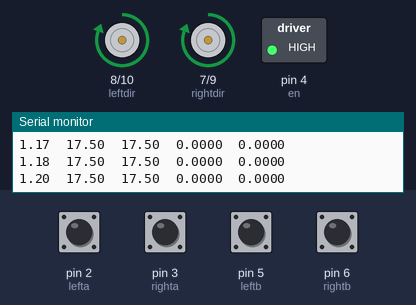
Recording of a sketch running on a simulated Arduino Uno, built with avr-gcc and run on an emulated ATmega328P. Shown: direction and speed pins drawn as motors (green arrow = direction pin HIGH = forward, orange = LOW = backward, longer = more drive), switched loads named in the sketch (green lamp = pin HIGH), the last lines printed to the serial monitor. The test bench sets the inputs (shaded band); at power-on: pin 2 (lefta), pin 3 (righta), pin 5 (leftb), pin 6 (rightb) HIGH.

Above: at 1.2 s.
1.3 s: pin 2 (lefta) pulled LOW for 3.2 s
6.0 s: pin 3 (righta) pulled LOW for 1 s
At 7.3 s:
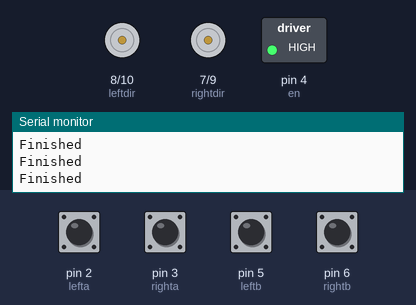
8.5 s: pin 2 (lefta) pulled LOW for 0.15 s
At 9.4 s:
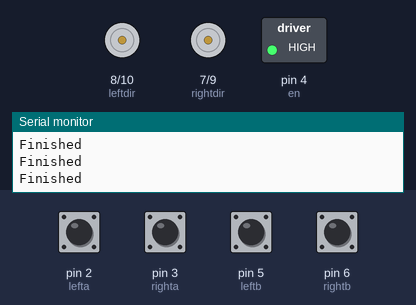
10.1 s: pin 3 (righta) pulled LOW for 0.15 s
At 10.5 s:
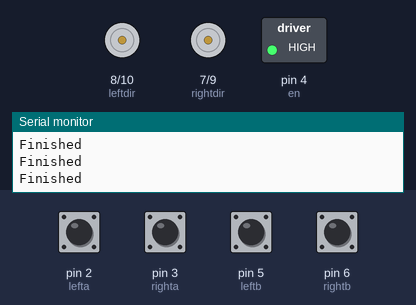
11.7 s: pin 2 (lefta) driven LOW and pin 3 (righta) driven LOW
At 12.0 s:
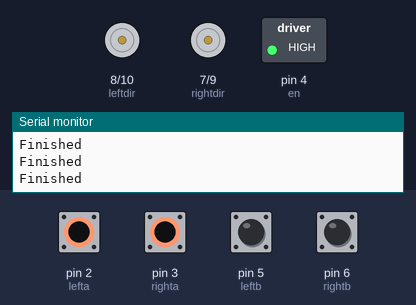
13.2 s: pin 2 (lefta) driven HIGH
At 14.2 s:
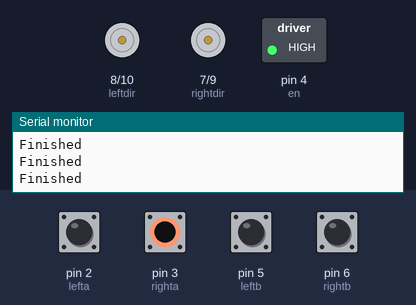
Timing chart, 0 to 15.7 s (numbered marks = the images above; inputs shaded):
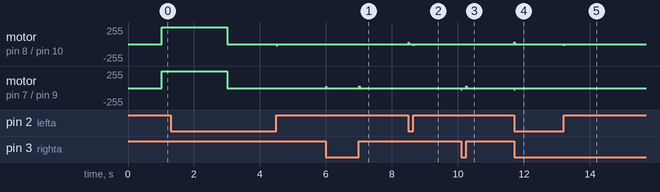

The sketch:

SEED_outputs_velocity.ino
```cpp
// SEED_outputs_velocity
// Ian Keeffe and Yoon Seok Lee

// motor on power switch side of the device called right and other side left
// make the motor go forward make
// 7 (right) HIGH and pwm 9
// 8 (left) HIGH and pwm 10
// Motor control Arduino code with porportional controller and velocity output
// output is in tab seperated value format

# define pi 3.14159265358979323846264338327950288


// this is used to read the position of the left motor
int leftthisA;
int leftthisB;
int leftlastA;
int leftlastB;
int leftlast;
int leftcurrent;
long leftcount;
// volatile needed so that when interupt updates leftrad it gets updated in main code
volatile float leftrad = 0;

// this is used to read the position of the right motor
int rightthisA;
int rightthisB;
int rightlastA;
int rightlastB;
int rightlast;
int rightcurrent;
long rightcount;
// volatile needed so that when interupt updates rightrad it gets updated in main code
volatile float rightrad = 0;

// enables motor driver
int en = 4;

// this is the pin numbers for the left motor
int leftdir = 8;
int leftpwmpin = 10;
int lefta = 2;
int leftb = 5;

// this is the pin numbers for the right motor
int rightdir = 7;
int rightpwmpin = 9;
int righta = 3;
int rightb = 6;

// this is a constant for calculating the pid control max avail voltage
float battery_voltage = 7.0;

// this is for calculating the velocity and change in position of the motors
float rightpriorpos = 0;
float leftpriorpos = 0;
// these had to be initalized in the main loop for some reason
float rightv = 0;
float leftv = 0;
// for time step calculating velocity
float vDelta = 0;

// this is for controlling the amount of time it waits in the loop and other time control
// found that with desired_Ts_ms < 5 it can be unpredictable
long last_time_ms;
long start_time_ms;
long desired_Ts_ms = 10;

// this is our porpotional controller gain
float kp = 3.5;

// these are used for the left porpotional controller
float lefterror;
float leftdesired_speed = 0;
float leftvoltage;
unsigned int leftpwm;

// these are used for the right porpotional controller
float righterror;
float rightdesired_speed = 0;
float rightvoltage;
unsigned int rightpwm;


void setup() {
  // initalizes pins

  pinMode(en, OUTPUT);

  pinMode(leftdir, OUTPUT);
  pinMode(leftpwm, OUTPUT);
  pinMode(lefta, INPUT_PULLUP);
  pinMode(leftb, INPUT_PULLUP);
  // attaches interrupt to lefta pin for reading position
  attachInterrupt(digitalPinToInterrupt(lefta), leftpos, CHANGE);

  pinMode(rightdir, OUTPUT);
  pinMode(rightpwm, OUTPUT);
  pinMode(righta, INPUT_PULLUP);
  pinMode(rightb, INPUT_PULLUP);
  // attaches interrupt to righta pin for reading position
  attachInterrupt(digitalPinToInterrupt(righta), rightpos, CHANGE);

  // Enable pin
  digitalWrite(en, HIGH);
  // Make left side go forward
  digitalWrite(leftdir, HIGH);
  // Make right side go forward
  digitalWrite(rightdir, HIGH);


  // initalizes serial connection and time
  Serial.begin(115200); // Set the baud rate fast so that we can display the results
  start_time_ms = millis();
  start_time_ms = last_time_ms;
  Serial.println("Ready!");

}


// main loop
void loop() {
  // sets the motors to spin at 1 rad/s from time 1 to 3
  if (millis() >= start_time_ms + 1000) {
    leftdesired_speed = 5;
    rightdesired_speed = 5;
  }
  if (millis() >= start_time_ms + 3000) {
    leftdesired_speed = 0;
    rightdesired_speed = 0;
  }

  // waits a set amount of time
  while (millis()<last_time_ms + desired_Ts_ms) {
    //wait until desired time passes to go top of the loop
  }
  last_time_ms = millis();


  // calculates the velocity of the right and left motors
  rightv = (float)(rightrad - rightpriorpos) / ((float)(millis() - vDelta) / 1000.0);
  leftv = (float)(leftrad - leftpriorpos) / ((float)(millis() - vDelta) / 1000.0);
  // resets variables used in calculation
  vDelta = millis();
  rightpriorpos = rightrad;
  leftpriorpos = leftrad;

  // outputs the right and left velocities.
  // get rid of comments on if and else statement to send data to matlab
  // put comments on if and else statements but not prints to aid debugging
  if (millis() <= start_time_ms + 4000) {
    Serial.print(String(float(millis())/1000));
    Serial.print("\t");
    Serial.print(String(float(rightvoltage)));
    Serial.print("\t");
    Serial.print(String(float(leftvoltage)));
    Serial.print("\t");
    Serial.print(String(float(rightv), 4));
    Serial.print("\t");
    Serial.print(String(float(leftv), 4));
    Serial.println("");
  }
  else {
    Serial.println("Finished");
  }

  // runs the velocity controller
  velocityControl(leftv, rightv);

}


// runs the velocity controller
void velocityControl(float lefv, float rightv) {
  // calculates the left porportional controller parameters
  lefterror = leftdesired_speed - leftv;
  leftvoltage = kp*lefterror;


  // calculates the right porportional controller parameters
  righterror = rightdesired_speed - rightv;
  rightvoltage = kp*righterror;


  // calculate the requested voltage, up to the maximum available
  leftpwm = 255*abs(leftvoltage)/battery_voltage;
  rightpwm = 255*abs(rightvoltage)/battery_voltage;

  // run this to set the proper voltage
  setMotor();
}


// sets the proper voltage
void setMotor() {
  // check the sign of voltage and set the motor driver direction pins as appropriate
  if (leftvoltage<0) {
    digitalWrite(leftdir,LOW);
  } else {
    digitalWrite(leftdir,HIGH);
  }
  if (rightvoltage<0) {
    digitalWrite(rightdir,LOW);
  } else {
    digitalWrite(rightdir,HIGH);
  }

  // Set a PWM signal with a duty cycle of 50% (200 out of 255) on pin 9
  analogWrite(leftpwmpin, min(leftpwm,255));

  // Set a PWM signal with a duty cycle of 50% (200 out of 255) on pin 10
  analogWrite(rightpwmpin, min(rightpwm,255));
}


void leftpos() {
  // from the assignment doc.
  // having this and last ensures that the encoder has actually changed
  // and it saves it old state to reference in last
  leftthisA = digitalRead(lefta);
  leftthisB = digitalRead(leftb);
  if (leftlastA != leftthisA || leftlastB != leftthisB) {
    // this concotonates the last state into one number for eaiser processing.
    leftlast = (leftlastA << 1) | leftlastB;
    leftcurrent = (leftthisA << 1) | leftthisB;

    // every single possiblity of turning in the positive direction one time
    if (leftlast == 0 && leftcurrent == 1) {
      leftcount++;
    } else if (leftlast == 1 && leftcurrent == 3) {
      leftcount++;
    } else if (leftlast == 2 && leftcurrent == 0) {
      leftcount++;
    } else if (leftlast == 3 && leftcurrent == 2) {
      leftcount++;
    // every single possiblity of turning twice
    } else if (leftlast == 0 && leftcurrent == 3) {
      leftcount += 2;
    } else if (leftlast == 3 && leftcurrent == 0) {
      leftcount += 2;
    } else if (leftlast == 2 && leftcurrent == 1) {
      leftcount -= 2;
    } else if (leftlast == 1 && leftcurrent == 2) {
      leftcount -= 2;
    // all other times it implements as turning negative
    } else {
      leftcount--;
    }

    // saves the state as the last state
    leftlastA = leftthisA;
    leftlastB = leftthisB;

    // sets left rad to the position in radians
    leftrad= 2*pi*(float)leftcount/3200;
  }
}

void rightpos() {
  // from the assignment doc.
  // having this and last ensures that the encoder has actually changed
  // and it saves it old state to reference in last
  rightthisA = digitalRead(righta);
  rightthisB = digitalRead(rightb);
  if (rightlastA != rightthisA || rightlastB != rightthisB) {
    // this concotonates the last state into one number for eaiser processing.
    rightlast = (rightlastA << 1) | rightlastB;
    rightcurrent = (rightthisA << 1) | rightthisB;

    // every single possiblity of turning in the positive direction one time
    if (rightlast == 0 && rightcurrent == 1) {
      rightcount--;
    } else if (rightlast == 1 && rightcurrent == 3) {
      rightcount--;
    } else if (rightlast == 2 && rightcurrent == 0) {
      rightcount--;
    } else if (rightlast == 3 && rightcurrent == 2) {
      rightcount--;
    // every single possiblity of turning twice
    } else if (rightlast == 0 && rightcurrent == 3) {
      rightcount -= 2;
    } else if (rightlast == 3 && rightcurrent == 0) {
      rightcount -= 2;
    } else if (rightlast == 2 && rightcurrent == 1) {
      rightcount += 2;
    } else if (rightlast == 1 && rightcurrent == 2) {
      rightcount += 2;
    // all other times it implements as turning positive
    } else {
      rightcount++;
    }

    // saves the state as the last state
    rightlastA = rightthisA;
    rightlastB = rightthisB;

    // sets right rad to the position in radians
    rightrad= 2*pi*(float)rightcount/3200;
  }
}
```

Measured:
- after the input at 6.0 s, motor on pin 7 (rightdir) / pin 9 (rightpwmpin): alternates forward 25/255 for 0.01 s and stopped for 0.99 s, starting at once
- after the input at 8.5 s, motor on pin 8 (leftdir) / pin 10 (leftpwmpin): stopped → forward 25/255 at once, → stopped 0.01 s later, → backward 25/255 0.14 s later, → stopped 0.01 s later
- after the input at 10.1 s, motor on pin 7 (rightdir) / pin 9 (rightpwmpin): stopped → backward 25/255 at once, → stopped 0.01 s later, → forward 25/255 0.14 s later, → stopped 0.01 s later
- after the input at 11.7 s, motor on pin 8 (leftdir) / pin 10 (leftpwmpin): stopped → forward 25/255 at once, → stopped 0.01 s later; motor on pin 7 (rightdir) / pin 9 (rightpwmpin): stopped → backward 25/255 at once, → stopped 0.01 s later
- after the input at 13.2 s, motor on pin 8 (leftdir) / pin 10 (leftpwmpin): stopped → backward 25/255 at once, → stopped 0.01 s later
